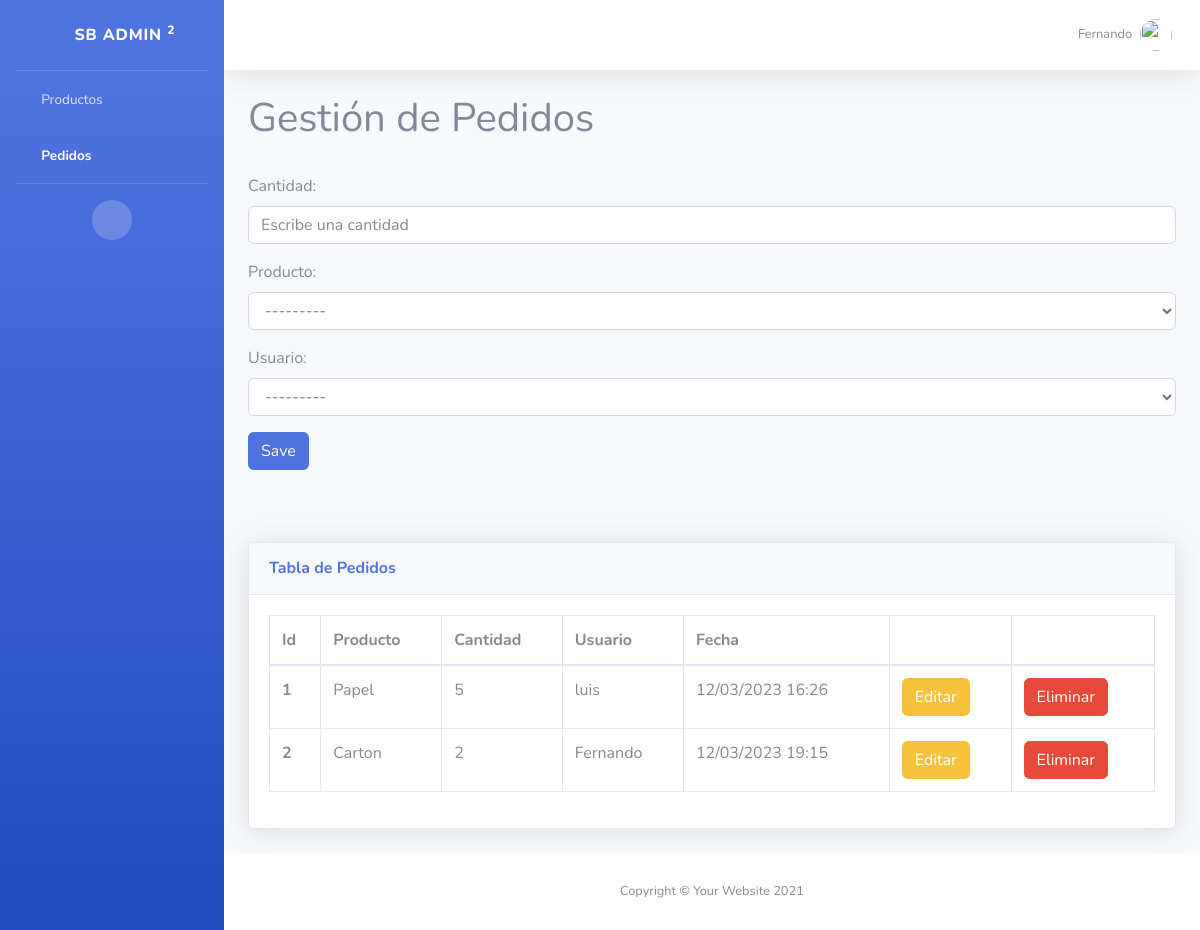
The app's page /dashboard/pedidos/ (signed in) with its own data.
### dashboard/models.py (models this page shows, shortened)
class Pedido(models.Model):
    cantidad = models.IntegerField()
    fecha = models.DateTimeField(auto_now_add=True)
    producto = models.ForeignKey(Producto, on_delete=models.CASCADE)
    usuario = models.ForeignKey(User, on_delete=models.CASCADE)

class Producto(models.Model):
    nombre = models.CharField(max_length=50)
    categoria = models.CharField(max_length=50)
    fecha = models.DateTimeField(auto_now_add=True)
    def __str__(self):
        return self.nombre

### dashboard/views.py (the view, shortened to what this page needs)
# urls.py: path('dashboard/pedidos/', views.pedidos, name='pedidos'),
@login_required
def pedidos(request):
    pedidos = Pedido.objects.all()
    if request.method == 'GET':
        return render(request,'pedidos.html',{'name':request.user, 'form': PedidoForm, 'pedidos': pedidos})

### dashboard/templates/pedidos.html (shortened to what this page needs)
{% extends 'dashboard.html' %}
{% load static %}
{% block content %}
<li class="nav-item">
    <a class="nav-link" href="/dashboard/productos">
        <i class="fas fa-fw fa-chart-area"></i>
        <span>Productos</span></a>
</li>
<li class="nav-item active">
    <a class="nav-link" href="/dashboard/pedidos">
        <i class="fas fa-fw fa-table"></i>
        <span>Pedidos</span></a>
</li>
<hr class="sidebar-divider d-none d-md-block">
<div class="text-center d-none d-md-inline">
    <button class="rounded-circle border-0" id="sidebarToggle"></button>
</div>
</ul>
<div id="content-wrapper" class="d-flex flex-column">
<div id="content">
    <nav class="navbar navbar-expand navbar-light bg-white topbar mb-4 static-top shadow">
        <ul class="navbar-nav ml-auto">
            <li class="nav-item dropdown no-arrow">
                <a class="nav-link dropdown-toggle" href="#" id="userDropdown" role="button"
                    data-toggle="dropdown" aria-haspopup="true" aria-expanded="false">
                    <span class="mr-2 d-none d-lg-inline text-gray-600 small">{{name.username}}</span>
                    <img class="img-profile rounded-circle"
                        src="{% static 'dashboard/img/undraw_profile.svg' %}">
                </a>
            </li>
        </ul>
    </nav>
    <div class="container-fluid">
        <form action="/dashboard/pedidos/" method="POST">
            <h1>Gestión de Pedidos</h1>
            <br>
            {{form.as_p}}
            <button class="btn btn-primary">
                Save
            </button>
        </form>
        <br><br><br>
        <div class="card shadow mb-4">
            <div class="card-header py-3">
                <h6 class="m-0 font-weight-bold text-primary">Tabla de Pedidos</h6>
            </div>
            <div class="card-body">
                <div class="table-responsive">
                    <table class="table table-bordered" id="dataTable" width="100%" cellspacing="0">
                        <thead>
                            <tr>
                            <th scope="col">Id</th>
                            <th scope="col">Producto</th>
                            <th scope="col">Cantidad</th>
                            <th scope="col">Usuario</th>
                            <th scope="col">Fecha</th>
                            <th scope="col"></th>
                            <th scope="col"></th>
                            </tr>
                        </thead>
                        <tbody>
                            {% for pedido in pedidos %}
                            <tr>
                                <th scope="row">{{pedido.id}}</th>
                                <td>{{pedido.producto}}</td>
                                <td>{{pedido.cantidad}}</td>
                                <td>{{pedido.usuario}}</td>
                                <td>{{pedido.fecha|date:'j/m/Y H:i'}}</td>
                                <td>
                                    <a href="{% url 'editar_pedido' pedido.id %}">
                                        <button class="btn btn-warning">
                                            Editar
                                        </button>
                                    </a>
                                </td>
                                <td>
                                    <form action="{% url 'eliminar_pedido' pedido.id %}" method="POST">
                                        <button class="btn btn-danger">
                                            Eliminar
                                        </button>
                                    </form>
                                </td>
                            </tr>
                            {% endfor %}
                        </tbody>
                    </table>
                </div>
            </div>
        </div>
    </div>
{% endblock %}

### records on screen
Pedido: id "1", producto "Papel", cantidad "5", usuario "luis", fecha "12/03/2023 16:26"
Pedido: id "2", producto "Carton", cantidad "2", usuario "Fernando", fecha "12/03/2023 19:15"

### other values on screen
{{ name.username }} "Fernando"
